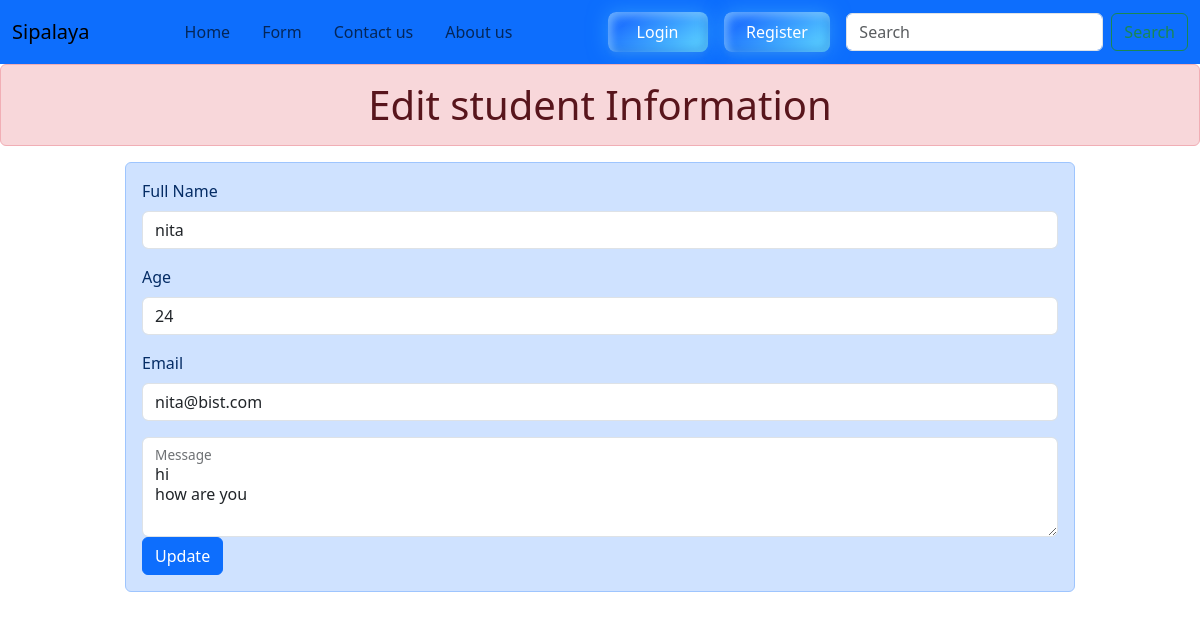
Page /edit/10 on the committed database.
### crudApp/models.py (models this page shows, shortened)
class Student(models.Model):
    name=models.CharField(max_length=50)
    age=models.IntegerField()
    email=models.EmailField()
    message=models.TextField()
    ISDelete=models.BooleanField(default=False)

### crudApp/views.py (the view, shortened to what this page needs)
# urls.py: path('edit/<int:id>', edit,name='edit'),
def edit(request,id):
    data=Student.objects.get(id=id)
    return render(request,'crudApp/edit.html',{'data':data})

### crudApp/templates/crudApp/edit.html (shortened to what this page needs)
{% extends "base.html" %}
{% block content %}
<h1 class="text-center alert alert-danger">Edit student Information</h1>
<div class="container">
    <div class="row">
        <div class="col-10 mx-auto alert alert-primary">
            <form method="POST" action="{% url 'edit' data.id %}">
                <div class="mb-3">
                    <label for="exampleInputEmail1" class="form-label">Full Name</label>
                    <input type="text" value="{{data.name}}" name="name" class="form-control" id="exampleInputEmail1"
                        aria-describedby="emailHelp">
                </div>
                <div class="mb-3">
                    <label for="exampleInputEmail1" class="form-label">Age</label>
                    <input type="Number" value={{data.age}} name="age" class="form-control" id="exampleInputEmail1"
                        aria-describedby="emailHelp">
                </div>
                <div class="mb-3">
                    <label for="exampleInputEmail1" class="form-label">Email</label>
                    <input type="Email" value={{data.email}} name="email" class="form-control" id="exampleInputEmail1"
                        aria-describedby="emailHelp">
                </div>
                <div class="form-floating">
                    <textarea class="form-control" name="message" placeholder="Leave a comment here"
                        id="floatingTextarea2" style="height: 100px">{{data.message}}</textarea>
                    <label for="floatingTextarea2">Message</label>
                </div>
                <button type="submit" class="btn btn-primary">Update</button>
            </form>
        </div>
    </div>
</div>
{% endblock content %}

### rows in the picture
Student: name "nita", age "24", email "nita@bist.com", message "hi how are you"
